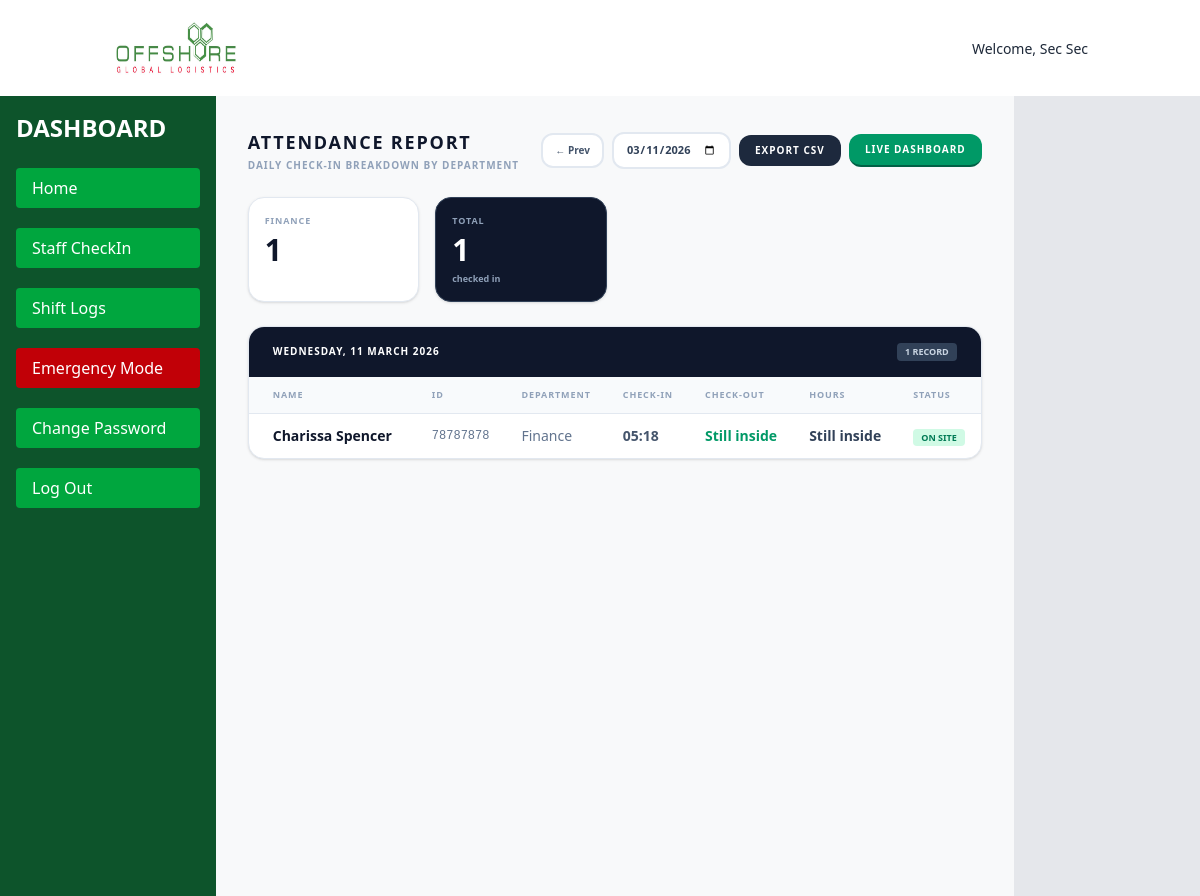
/user/staff/attendance/ (signed in), run on an earlier commit of the app's database.
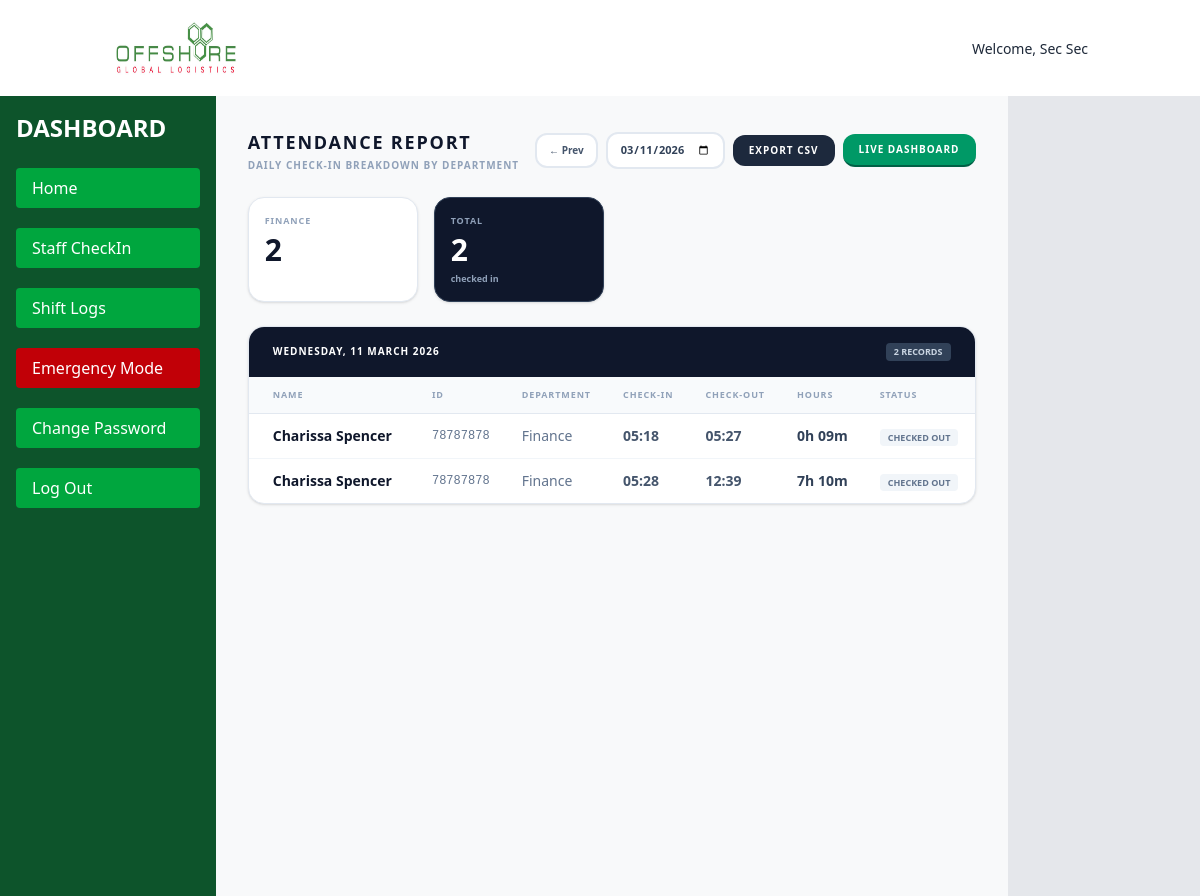
And on a later commit of the database.
### userauth/models.py (models this page shows, shortened)
class User(AbstractUser):
    HOST = "Host"
    SECURITY = "Security"
    GUEST = "Guest"
    ROLE_CHOICES = [
        (SECURITY, "Security"),
        (HOST, "Host"),
        (GUEST, "Guest"),
    ]
    email = models.EmailField(unique=True, null=False)
    username = models.CharField(max_length=100,unique=True)
    department = models.CharField(max_length=100)
    role = models.CharField(max_length=20, choices=ROLE_CHOICES, default=HOST)
    USERNAME_FIELD = "email"
    REQUIRED_FIELDS = ["username"]

class StaffCheckInOut(models.Model):
    name = models.CharField(max_length=100)
    id_no = models.CharField(max_length=50)
    phone_no = models.CharField(max_length=50)
    department = models.CharField(max_length=100)
    time_in = models.DateTimeField(default=timezone.now)
    time_out = models.DateTimeField(null=True, blank=True)

### userauth/views.py (the view, shortened to what this page needs)
# urls.py: path("staff/attendance/", views.staff_attendance, name="staff_attendance"),
@login_required
def staff_attendance(request):
    date_str = request.GET.get("date", "")
    try:
        report_date = date.fromisoformat(date_str)
    except ValueError:
        report_date = timezone.now().date()
    day_start = timezone.make_aware(
        timezone.datetime(report_date.year, report_date.month, report_date.day, 0, 0, 0)
    )
    day_end = day_start + timedelta(days=1)
    records = (
        StaffCheckInOut.objects
        .filter(time_in__gte=day_start, time_in__lt=day_end)
        .order_by("department", "time_in")
    )
    rows               = []
    department_summary = {}
    for r in records:
        hours     = _hours_on_site(r.time_in, r.time_out) if r.time_out else None
        ot        = _is_overtime(r.time_in, r.time_out)
        long_stay = _is_long_stay(r.time_in, r.time_out)
        rows.append({
            "record":       r,
            "hours":        hours,
            "duration_str": _format_duration(hours) if hours is not None else "Still inside",
            "is_overtime":  ot,
            "is_long_stay": long_stay,
            "still_inside": r.time_out is None,
        })
        dept = r.department or "Unassigned"
        if dept not in department_summary:
            department_summary[dept] = {"count": 0, "overtime": 0}
        department_summary[dept]["count"] += 1
        if ot:
            department_summary[dept]["overtime"] += 1
    context = {
        "rows":               rows,
        "report_date":        report_date,
        "total":              len(rows),
        "department_summary": department_summary,
        "prev_date":          (report_date - timedelta(days=1)).isoformat(),
        "next_date":          (report_date + timedelta(days=1)).isoformat(),
        "today":              timezone.now().date().isoformat(),
        "overtime_hour":      OVERTIME_HOUR,
    }
    return render(request, "staff_attendance.html", context)

### userauth/views.py (called while the page is built)
def _hours_on_site(time_in, time_out=None):
    end   = time_out or timezone.now()
    delta = end - time_in
    return round(delta.total_seconds() / 3600, 2)

def _format_duration(hours):
    total_minutes = int(hours * 60)
    h, m = divmod(total_minutes, 60)
    return f"{h}h {m:02d}m"

def _is_overtime(time_in, time_out=None):
    end = time_out or timezone.now()
    return time_in.hour < OVERTIME_HOUR and end.hour >= OVERTIME_HOUR

def _is_long_stay(time_in, time_out=None):
    end = time_out or timezone.now()
    return time_in.hour < OVERTIME_HOUR and end.hour >= LONG_STAY_HOUR

### userauth/templates/staff_attendance.html (shortened to what this page needs)
{% extends 'nav.html' %}
{% block content %}
<section class="min-h-screen bg-[#f8f9fa] font-sans text-slate-800">
<main class="p-4 sm:p-6 md:p-8 max-w-6xl mx-auto space-y-6">
  <div class="flex flex-col sm:flex-row sm:items-center justify-between gap-4">
    <div>
      <h1 class="text-lg font-black text-slate-900 uppercase tracking-widest">Attendance Report</h1>
      <p class="text-[10px] text-slate-400 font-bold uppercase tracking-widest mt-0.5">
        Daily check-in breakdown by department
      </p>
    </div>
    <div class="flex flex-wrap gap-2 items-center">
      <a href="?date={{ prev_date }}"
        class="px-3 py-2 bg-white border-2 border-slate-200 text-slate-600 text-[10px] font-black
               rounded-xl hover:bg-slate-50 transition-all">← Prev</a>
      <input type="date" id="datePicker" value="{{ report_date|date:'Y-m-d' }}"
        max="{{ today }}"
        class="px-3 py-2 bg-white border-2 border-slate-200 text-slate-700 text-[11px] font-bold
               rounded-xl focus:outline-none focus:border-emerald-400 cursor-pointer"
        onchange="window.location='?date='+this.value">
      <a href="?date={{ report_date|date:'Y-m-d' }}&export=csv"
        class="px-4 py-2 bg-slate-800 text-white text-[10px] font-black rounded-xl
               uppercase tracking-widest hover:bg-slate-600 transition-all">
        Export CSV
      </a>
      <a href="{% url 'userauth:staff_dashboard' %}"
        class="px-4 py-2 bg-emerald-600 text-white text-[10px] font-black rounded-xl
               uppercase tracking-widest hover:bg-emerald-700 transition-all border-b-2 border-emerald-800">
        Live Dashboard
      </a>
    </div>
  </div>
  {% if department_summary %}
  <div class="grid grid-cols-2 sm:grid-cols-3 lg:grid-cols-4 gap-4">
    {% for dept, stats in department_summary.items %}
    <div class="bg-white rounded-2xl border border-slate-200 shadow-sm p-4">
      <p class="text-[9px] font-black text-slate-400 uppercase tracking-widest mb-1 truncate">{{ dept }}</p>
      <p class="text-3xl font-black text-slate-900">{{ stats.count }}</p>
    </div>
    {% endfor %}
    <div class="bg-slate-900 rounded-2xl border border-slate-700 shadow-sm p-4">
      <p class="text-[9px] font-black text-slate-400 uppercase tracking-widest mb-1">Total</p>
      <p class="text-3xl font-black text-white">{{ total }}</p>
      <p class="text-[9px] text-slate-400 font-bold mt-1">checked in</p>
    </div>
  </div>
  {% endif %}
  <div class="bg-white rounded-2xl border border-slate-200 shadow-sm overflow-hidden">
    <div class="bg-slate-900 px-6 py-4 flex items-center justify-between">
      <h2 class="text-[10px] font-black text-white uppercase tracking-widest">
        {{ report_date|date:"l, d F Y" }}
      </h2>
      <span class="px-2 py-0.5 bg-slate-700 text-slate-300 text-[9px] font-black rounded uppercase">
        {{ total }} record{{ total|pluralize }}
      </span>
    </div>
    {% if rows %}
    <div class="overflow-x-auto">
      <table class="w-full text-sm">
        <thead>
          <tr class="bg-slate-50 border-b border-slate-200">
            <th class="px-6 py-3 text-left text-[9px] font-black text-slate-400 uppercase tracking-widest">Name</th>
            <th class="px-4 py-3 text-left text-[9px] font-black text-slate-400 uppercase tracking-widest">ID</th>
            <th class="px-4 py-3 text-left text-[9px] font-black text-slate-400 uppercase tracking-widest">Department</th>
            <th class="px-4 py-3 text-left text-[9px] font-black text-slate-400 uppercase tracking-widest">Check-In</th>
            <th class="px-4 py-3 text-left text-[9px] font-black text-slate-400 uppercase tracking-widest">Check-Out</th>
            <th class="px-4 py-3 text-left text-[9px] font-black text-slate-400 uppercase tracking-widest">Hours</th>
            <th class="px-4 py-3 text-left text-[9px] font-black text-slate-400 uppercase tracking-widest">Status</th>
          </tr>
        </thead>
        <tbody class="divide-y divide-slate-100">
          {% for row in rows %}
          <tr class="hover:bg-slate-50 transition-colors
            {% if row.is_long_stay %}bg-red-50{% elif row.is_overtime %}bg-amber-50{% endif %}">
            <td class="px-6 py-3 font-black text-slate-900">{{ row.record.name }}</td>
            <td class="px-4 py-3 text-slate-500 font-mono text-xs">{{ row.record.id_no }}</td>
            <td class="px-4 py-3 text-slate-500">{{ row.record.department|default:"—" }}</td>
            <td class="px-4 py-3 text-slate-600 font-bold">{{ row.record.time_in|date:"H:i" }}</td>
            <td class="px-4 py-3 text-slate-600 font-bold">
              {% if row.record.time_out %}
                {{ row.record.time_out|date:"H:i" }}
              {% else %}
                <span class="text-emerald-600">Still inside</span>
              {% endif %}
            </td>
            <td class="px-4 py-3 font-black
              {% if row.is_long_stay %}text-red-600{% elif row.is_overtime %}text-amber-600{% else %}text-slate-700{% endif %}">
              {{ row.duration_str }}
            </td>
            <td class="px-4 py-3">
              {% if row.still_inside %}
                <span class="px-2 py-0.5 bg-emerald-100 text-emerald-700 text-[9px] font-black rounded uppercase">On Site</span>
              {% elif row.is_long_stay %}
                <span class="px-2 py-0.5 bg-red-100 text-red-700 text-[9px] font-black rounded uppercase">Long Stay</span>
              {% elif row.is_overtime %}
                <span class="px-2 py-0.5 bg-amber-100 text-amber-700 text-[9px] font-black rounded uppercase">Overtime</span>
              {% else %}
                <span class="px-2 py-0.5 bg-slate-100 text-slate-500 text-[9px] font-black rounded uppercase">Checked Out</span>
              {% endif %}
            </td>
          </tr>
          {% endfor %}
        </tbody>
      </table>
    </div>
    {% else %}
    <div class="px-6 py-20 text-center">
      <p class="text-slate-400 font-bold text-sm">No check-ins recorded for {{ report_date|date:"d F Y" }}.</p>
    </div>
    {% endif %}
  </div>
</main>
</section>
{% endblock %}

### templates/nav.html (shortened to what this page needs)
<!DOCTYPE html>
<html lang="en">
<head>
    {% load static %}
    <link rel="stylesheet" href="{% static 'output/output.css' %}">
     <link
    rel="stylesheet"
    href="https://cdnjs.cloudflare.com/ajax/libs/animate.css/4.1.1/animate.min.css"
  />
</head>
<body class="text-gray-800 bg-gray-200">
    <header class="bg-white">
          <div class="container mx-auto flex justify-between items-center py-4 px-6">
            <img class="h-16 w-32" src="{% static 'images/JPEG LOGO.jpeg' %}" alt="OGL_LOGO">
            <div>
                <span class="text-sm">Welcome, {{ user.username }}</span>
            </div>
        </div>
      </header>
  <div class="flex flex-col md:flex-row min-h-screen">
    <aside class="bg-green-900 text-white w-full md:w-64 p-4 space-y-6 md:min-h-screen sticky top-0 z-10">
      <h1 class="text-xl md:text-2xl font-bold text-center md:text-left">DASHBOARD</h1>
      <nav class="space-y-5">
        <a href="{% url 'userauth:security' %}" class="block w-full px-4 py-2 bg-green-600 rounded hover:bg-gray-700 text-center md:text-left">Home</a>
      <a href="{% url 'userauth:staff_dashboard' %}"class="block w-full px-4 py-2 bg-green-600 rounded hover:bg-gray-700 text-center md:text-left">Staff CheckIn</a>
      <button class="block w-full px-4 py-2 bg-green-600 rounded hover:bg-gray-700 text-center md:text-left">Shift Logs</button>
      <button class="block w-full px-4 py-2 bg-red-700 rounded hover:bg-red-600 text-center md:text-left">Emergency Mode</button>
       <a href="{% url 'userauth:password_change' %}" class="block w-full px-4 py-2 bg-green-600 rounded hover:bg-gray-700 text-center md:text-left">Change Password</a>
      <a href="{% url 'userauth:logout' %}" class="block w-full px-4 py-2 bg-green-600 rounded hover:bg-gray-700 text-center md:text-left">Log Out</a>
      </nav>
      </aside>
<main class="w-full flex">
    {% block content %}
    {% endblock %}
</main>
</body>
</html>

What changed in the data, as far as the page shows it:
changed StaffCheckInOut "FINANCE": record.time_out (not shown) → "05:27"; duration_str "Still inside" → "0h 09m"; text "ON SITE" → "CHECKED OUT"; no longer shows "Still inside"
added StaffCheckInOut: record.name "Charissa Spencer", record.id_no "78787878", record.department "Finance", record.time_in "05:28", record.time_out "12:39", duration_str "7h 10m", shows "CHECKED OUT"
Also different on the page:
{{ total }}: "1" → "2"
new list line: "FINANCE"
new list line: "2"
list line gone: "FINANCE"
list line gone: "1"
